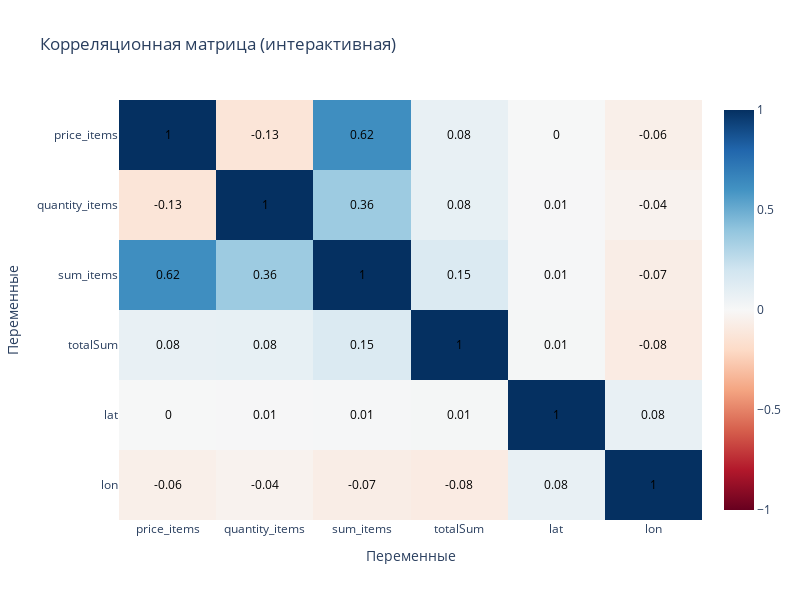

The cell this chart's notebook holds for it:
### Markdown cell above
Посмотрим корреляционные отношения между числовыми столбцами

### Code cell
corr_matrix = data[['price_items', 'quantity_items', 'sum_items', 'totalSum', 'lat', 'lon']].corr()

fig = go.Figure(data=go.Heatmap(
    z=corr_matrix.values,
    x=corr_matrix.columns,
    y=corr_matrix.index,
    zmin=-1, 
    zmax=1, 
    colorscale='RdBu', 
    text=np.round(corr_matrix.values, 2), 
    texttemplate="%{text}",
    hoverinfo="x+y+z",
    showscale=True 
))

# Настройки макета
fig.update_layout(
    title='Корреляционная матрица (интерактивная)',
    xaxis_title='Переменные',
    yaxis_title='Переменные',
    xaxis_showgrid=False,
    yaxis_showgrid=False,
    yaxis_autorange='reversed',  # реверсируем ось Y как в sns
    width=800,
    height=600
)

# Дополнительные настройки аннотаций
fig.update_traces(
    textfont_size=12,
    textfont_color='black'
)

fig.show()

### Figure 1 — Plotly figure (JSON) as saved in the notebook; plotly's stock layout.template omitted (floating-point values rounded to 4 significant figures)
{"data": [{"colorscale": [[0, "rgb(103,0,31)"], [0.1, "rgb(178,24,43)"], [0.2, "rgb(214,96,77)"], [0.3, "rgb(244,165,130)"], [0.4, "rgb(253,219,199)"], [0.5, "rgb(247,247,247)"], [0.6, "rgb(209,229,240)"], [0.7, "rgb(146,197,222)"], [0.8, "rgb(67,147,195)"], [0.9, "rgb(33,102,172)"], [1, "rgb(5,48,97)"]], "hoverinfo": "x+y+z", "showscale": true, "text": [[1.0, -0.13, 0.62, 0.08, 0.0, -0.06], [-0.13, 1.0, 0.36, 0.08, 0.01, -0.04], [0.62, 0.36, 1.0, 0.15, 0.01, -0.07], [0.08, 0.08, 0.15, 1.0, 0.01, -0.08], [0.0, 0.01, 0.01, 0.01, 1.0, 0.08], [-0.06, -0.04, -0.07, -0.08, 0.08, 1.0]], "textfont": {"color": "black", "size": 12}, "texttemplate": "%{text}", "type": "heatmap", "x": ["price_items", "quantity_items", "sum_items", "totalSum", "lat", "lon"], "y": ["price_items", "quantity_items", "sum_items", "totalSum", "lat", "lon"], "z": [[1.0, -0.1284, 0.6232, 0.08152, 0.003767, -0.05828], [-0.1284, 1.0, 0.3638, 0.08186, 0.006905, -0.03735], [0.6232, 0.3638, 1.0, 0.1474, 0.008777, -0.07268], [0.08152, 0.08186, 0.1474, 1.0, 0.01449, -0.08456], [0.003767, 0.006905, 0.008777, 0.01449, 1.0, 0.07862], [-0.05828, -0.03735, -0.07268, -0.08456, 0.07862, 1.0]], "zmax": 1, "zmin": -1}], "layout": {"height": 600, "title": {"text": "Корреляционная матрица (интерактивная)"}, "width": 800, "xaxis": {"showgrid": false, "title": {"text": "Переменные"}}, "yaxis": {"autorange": "reversed", "showgrid": false, "title": {"text": "Переменные"}}}}
